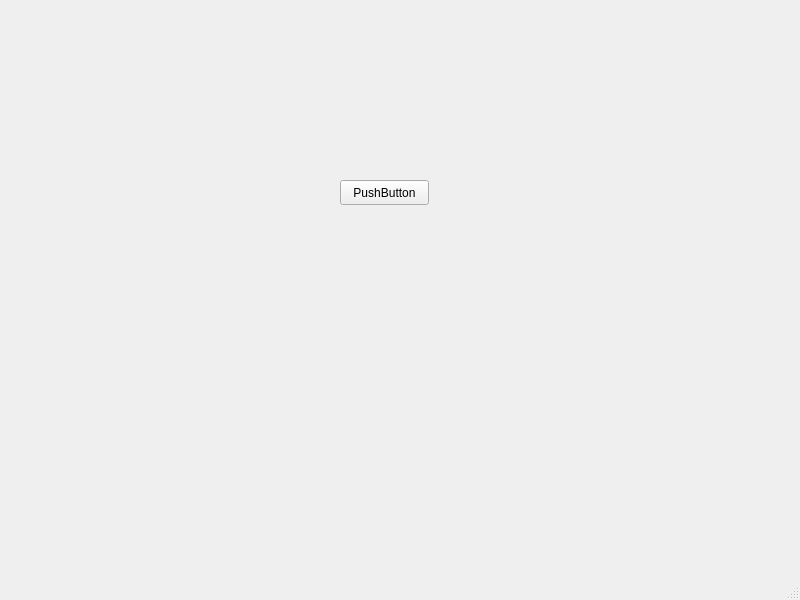
<?xml version="1.0" encoding="UTF-8"?>
<ui version="4.0">
 <class>MainWindow</class>
 <widget class="QMainWindow" name="MainWindow">
  <property name="geometry">
   <rect>
    <x>0</x>
    <y>0</y>
    <width>800</width>
    <height>600</height>
   </rect>
  </property>
  <property name="windowTitle">
   <string>MainWindow</string>
  </property>
  <widget class="QWidget" name="centralwidget">
   <widget class="QPushButton" name="pushButton">
    <property name="geometry">
     <rect>
      <x>340</x>
      <y>180</y>
      <width>89</width>
      <height>25</height>
     </rect>
    </property>
    <property name="text">
     <string>PushButton</string>
    </property>
   </widget>
  </widget>
  <widget class="QMenuBar" name="menubar">
   <property name="geometry">
    <rect>
     <x>0</x>
     <y>0</y>
     <width>800</width>
     <height>22</height>
    </rect>
   </property>
  </widget>
  <widget class="QStatusBar" name="statusbar"/>
 </widget>
 <resources/>
 <connections/>
</ui>
